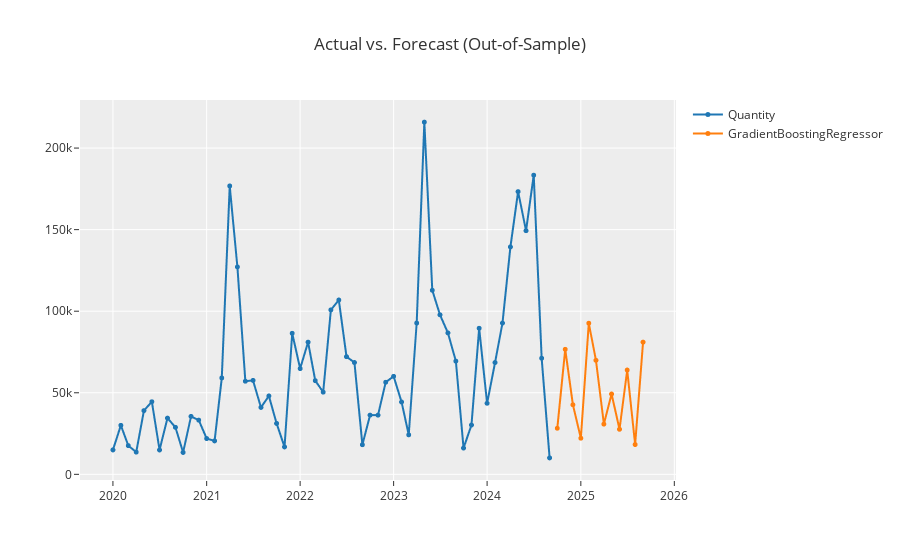

Source (notebook cell):
### Code cell
exp.plot_model(final, plot='forecast', data_kwargs={'fh':12})
